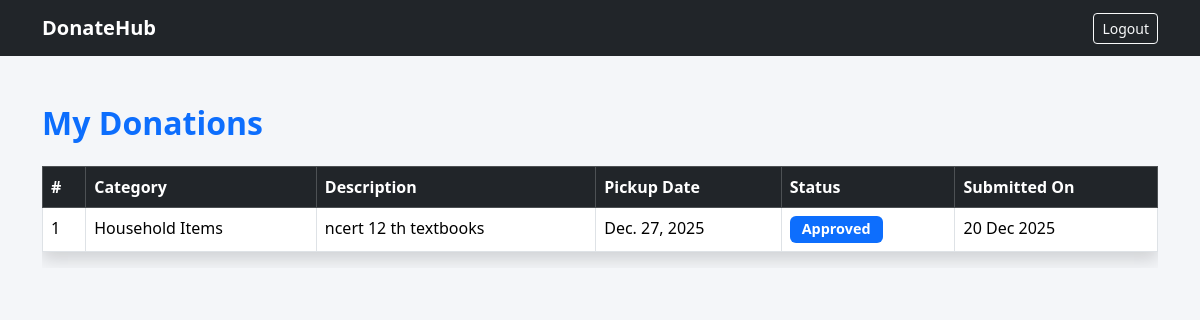
The app's page /my-donations/ (signed in), older data.
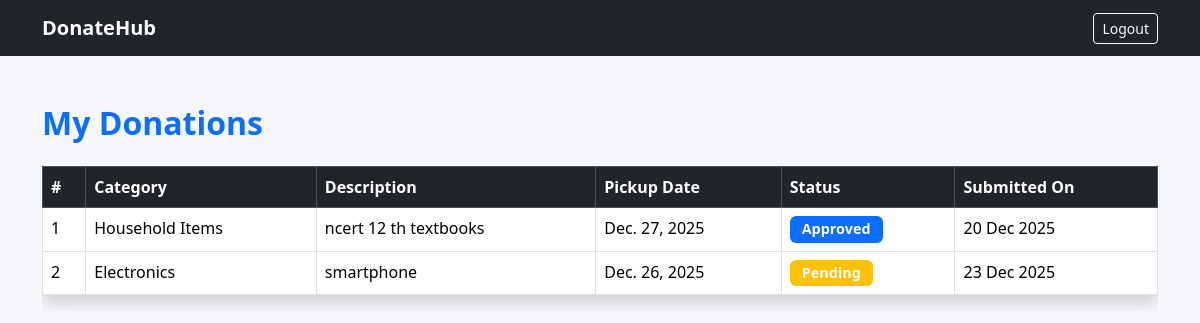
The same page, newer data.
### core/models.py (models this page shows, shortened)
class Donation(models.Model):
    STATUS_CHOICES = [
        ('Pending', 'Pending'),
        ('Approved', 'Approved'),
        ('Picked Up', 'Picked Up'),
        ('Delivered', 'Delivered'),
        ('Rejected', 'Rejected'),
    ]
    donor = models.ForeignKey(User, on_delete=models.CASCADE)
    category = models.CharField(max_length=100)
    description = models.TextField()
    pickup_date = models.DateField()
    status = models.CharField(
        max_length=20,
        choices=STATUS_CHOICES,
        default='Pending'
    )
    created_at = models.DateTimeField(auto_now_add=True)

### core/views.py (the view)
# urls.py: path('my-donations/', my_donations, name='my_donations'),
@login_required
def my_donations(request):
    if request.user.is_superuser:
        return redirect('/admin/')
    donations = Donation.objects.filter(donor=request.user)
    return render(request, 'my_donations.html', {'donations': donations})

### templates/my_donations.html (shortened to what this page needs)
{% load static %}
<!DOCTYPE html>
<html lang="en">
<head>
    <link href="https://cdn.jsdelivr.net/npm/bootstrap@5.3.2/dist/css/bootstrap.min.css" rel="stylesheet">
</head>
<body>
<nav class="navbar navbar-expand-lg navbar-dark bg-dark">
    <div class="container">
        <a class="navbar-brand fw-bold" href="/">DonateHub</a>
        <div class="ms-auto">
            <form action="/accounts/logout/" method="post">
                <button class="btn btn-outline-light btn-sm">Logout</button>
            </form>
        </div>
    </div>
</nav>
<div class="container mt-5">
    <h2 class="dashboard-title text-primary mb-4">
        My Donations
    </h2>
    {% if donations %}
        <div class="table-responsive">
            <table class="table table-bordered table-hover bg-white shadow">
                <thead class="table-dark">
                    <tr>
                        <th>#</th>
                        <th>Category</th>
                        <th>Description</th>
                        <th>Pickup Date</th>
                        <th>Status</th>
                        <th>Submitted On</th>
                    </tr>
                </thead>
                <tbody>
                    {% for donation in donations %}
                        <tr>
                            <td>{{ forloop.counter }}</td>
                            <td>{{ donation.category }}</td>
                            <td>{{ donation.description }}</td>
                            <td>{{ donation.pickup_date }}</td>
                            <td>
                                {% if donation.status == "Pending" %}
                                    <span class="badge bg-warning status-badge">Pending</span>
                                {% elif donation.status == "Approved" %}
                                    <span class="badge bg-primary status-badge">Approved</span>
                                {% elif donation.status == "Picked Up" %}
                                    <span class="badge bg-info status-badge">Picked Up</span>
                                {% elif donation.status == "Delivered" %}
                                    <span class="badge bg-success status-badge">Delivered</span>
                                {% elif donation.status == "Rejected" %}
                                    <span class="badge bg-danger status-badge">Rejected</span>
                                {% endif %}
                            </td>
                            <td>{{ donation.created_at|date:"d M Y" }}</td>
                        </tr>
                    {% endfor %}
                </tbody>
            </table>
        </div>
    {% else %}
        <div class="alert alert-info">
            You have not made any donations yet.
            <a href="/add/" class="alert-link">Add a donation</a>.
        </div>
    {% endif %}
</div>
</body>
</html>

### templates/my_donations.html (style rules this page uses)
body { background: #f4f6f9; }
.dashboard-title { font-weight: bold; }
.status-badge { font-size: 0.9rem; padding: 6px 12px; }

Row changes from the older to the newer data that the page shows:
added Donation: category "Electronics", description "smartphone", pickup_date "Dec. 26, 2025", status "Pending", created_at "23 Dec 2025"
